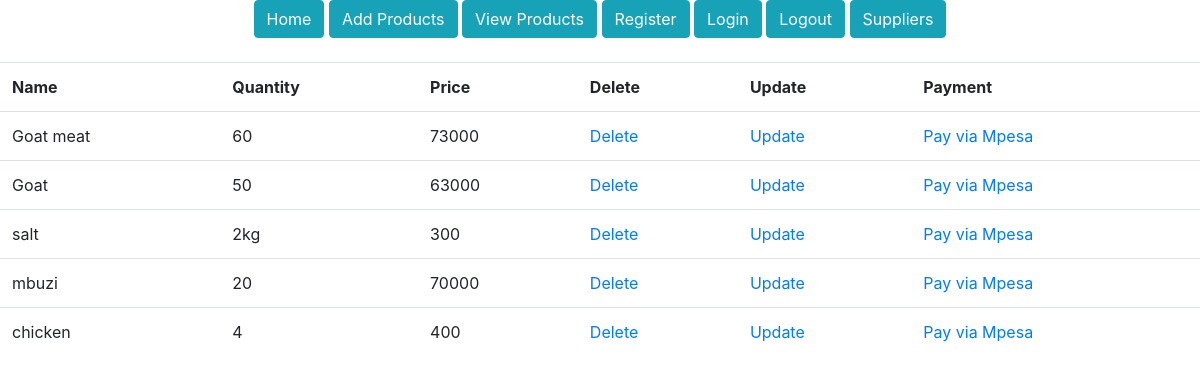
Screenshot of /products/ (signed in) with the database file from the repository.
### midMorningDjangoRegistration/models.py (models this page shows)
class Product(models.Model):
    prod_name = models.CharField(max_length=30, blank=False, null=False)
    prod_quantity = models.CharField(max_length=30, blank=False, null=False)
    prod_price = models.CharField(max_length=30, blank=False, null=False)

### midMorningDjangoRegistration/views.py (the view)
# urls.py: path('products/', general_views.view_products, name='products'),
@login_required
def view_products(request):
    products = Product.objects.all()
    return render(request, 'products.html', {'products': products})

### templates/products.html
{% extends 'base.html'%}
{% block content %}
    <div class="row">
        <div class="col-12">
            <table class="table">
                <tr>
                    <th>Name</th>
                    <th>Quantity</th>
                    <th>Price</th>
                    <th>Delete</th>
                    <th>Update</th>
                    <th>Payment</th>
                </tr>
                {% for product in products %}
                <tr>
                    <td>{{ product.prod_name }}</td>
                    <td>{{ product.prod_quantity }}</td>
                    <td>{{ product.prod_price }}</td>
                    <td><a href="/delete-product/{{ product.id }}">Delete</a></td>
                    <td><a href="/update-product/{{ product.id }}">Update</a></td>
                    <td><a href="/payment/{{ product.id }}">Pay via Mpesa</a></td>
                {% endfor %}
                </tr>
            </table>
        </div>
    </div>
{% endblock %}

### templates/base.html (shortened to what this page needs)
<!DOCTYPE html>
<html lang="en">
<head>
    {% load static %}
    {% load crispy_forms_tags %}
    <link rel="stylesheet" href="{% static 'bootstrap/css/bootstrap.css' %}">
</head>
<body>
<section class="navigation-section">
    <div class="navigation-section-container d-flex justify-content-center mb-4">
        <nav class="navigation">
            <a href="{% url 'home' %}"><button class="btn btn-info">Home</button></a>
            <a href="{% url 'add-product' %}"><button class="btn btn-info">Add Products</button></a>
            <a href="{% url 'products' %}"><button class="btn btn-info">View Products</button></a>
            <a href="{% url 'register' %}"><button class="btn btn-info">Register</button></a>
            <a href="{% url 'login' %}"><button class="btn btn-info">Login</button></a>
            <a href="{% url 'logout' %}"><button class="btn btn-info">Logout</button></a>
            <a href="{% url 'suppliers' %}"><button class="btn btn-info"> Suppliers</button></a>
        </nav>
    </div>
</section>
{% block content %}
{% endblock %}
</body>
</html>

### rows the page displays
Product: prod_name "Goat meat", prod_quantity "60", prod_price "73000"
Product: prod_name "Goat", prod_quantity "50", prod_price "63000"
Product: prod_name "salt", prod_quantity "2kg", prod_price "300"
Product: prod_name "mbuzi", prod_quantity "20", prod_price "70000"
Product: prod_name "chicken", prod_quantity "4", prod_price "400"
